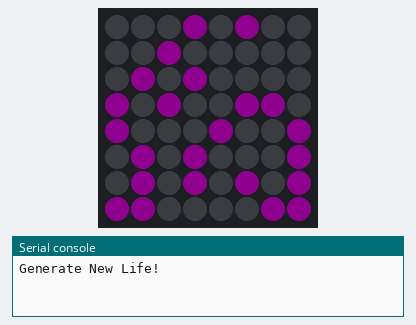
This program was run on a simulated Raspberry Pi Pico running MicroPython. Parts: 8×8 RGB LED matrix (first LED top left, wired row by row), the last lines printed to the serial console. Dim RGB values are drawn brighter than linear; random numbers come from a fixed seed.

Above: at 0.06 s.
At 4.71 s:
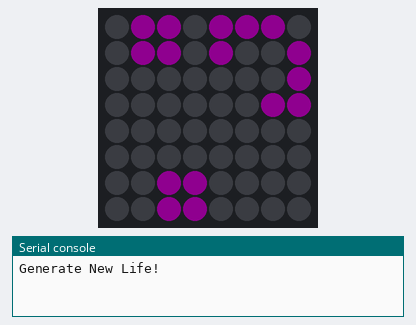
At 7.91 s:
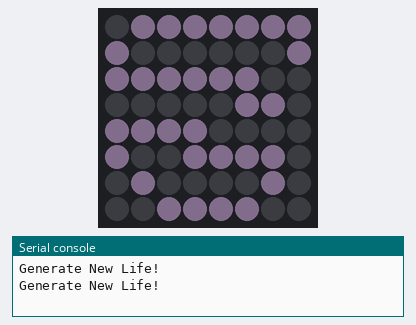
At 16.78 s:
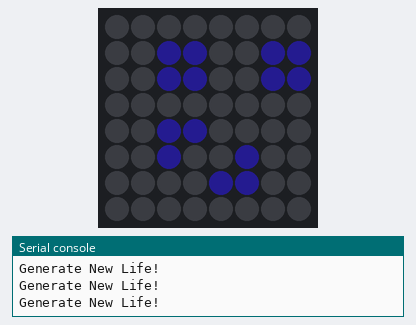
At 22.45 s:
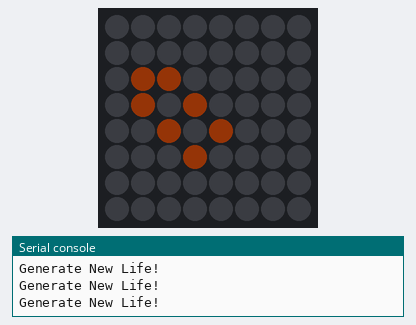
At 36.55 s:
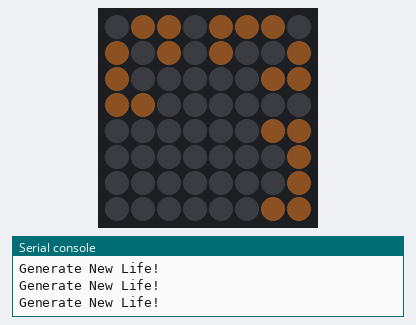

The program:

NeoPixel_8x8_game_of_life.py
```python
# source: https://www.hackster.io/synd/conway-s-game-of-life-on-micropython-feb78a
import machine
import neopixel
import utime
import urandom
import array

PIXEL_WIDTH = 8
PIXEL_HEIGHT = 8
MAX_BRIGHT = 20
_NeoPixel = 23 # définition du port NeoPixel (GP23)


board = [[0 for j in range(PIXEL_WIDTH + 1)]for i in range(PIXEL_HEIGHT + 1)]
pixels = neopixel.NeoPixel(machine.Pin(_NeoPixel), PIXEL_WIDTH*PIXEL_HEIGHT)

def conway_step():
    changed = False
    for x in range (PIXEL_HEIGHT):
        for y in range (PIXEL_WIDTH):
            num_neighbours = board[x-1][y-1] + board[x][y-1] + board[x+1][y-1] + board[x-1][y]
            num_neighbours = num_neighbours + board[x+1][y] + board[x-1][y+1] + board[x][y+1] + board[x+1][y+1]
            self = board[x][y]
            if self and not (2 <= num_neighbours <= 3):
                if board[x][y]:
                    board[x][y] = 0
                    changed = True
            elif not self and num_neighbours == 3:
                if not board[x][y]:
                    board[x][y] = 1
                    changed = True
    return changed

def conway_rand():
    print("Generate New Life!")
    for x in range (PIXEL_HEIGHT):
        for y in range (PIXEL_WIDTH):
            board[x][y] = urandom.randint(0, 1)

pixels.fill((0,0,0))
pixels.write()

refresh_needed = True
color = (10, 10, 10)

while True:
    if (refresh_needed):
        conway_rand()
        color = (urandom.randint(0,MAX_BRIGHT), urandom.randint(0,MAX_BRIGHT), urandom.randint(0,MAX_BRIGHT))
        refresh_needed = False

    if not conway_step():
        refresh_needed = True
#    print("---------------------------")
    for x in range (PIXEL_HEIGHT):
#        print(board[x])
        for y in range (PIXEL_WIDTH):
            if board[x][y]:
                pixels[x * 8 + y] = color
            else:
                pixels[x * 8 + y] = (0, 0, 0)
#    print("---------------------------")
    pixels.write()
    utime.sleep(0.1)
```
